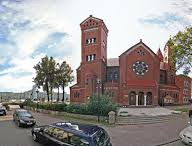
%> input picture Template_Matching/P1.bmp, 192 x 146 px
$ octave --eval "Propanotemcorr;"   (GNU Octave 9; MATLAB toolbox functions it lacks are replaced by stand-ins)
%> lines starting %> are read from the running program, lines starting %| are printed output that depends on the picture; in (x1, y1, x2, y2) boxes, pixels count from 0 and x2, y2 are one past the last pixel; in counts of white or black regions, pixels touching at a corner belong together; the program's own positions count from 1
function Propanotemcorr(  )

%% Variable Initialization
p1 = imread('p1.bmp');
%> p1 is the input picture: size 146x192x3 uint8; mean R, G, B 153.1, 148.3, 146.7
p2 = imread('p2.bmp');
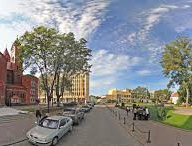
%> input picture Template_Matching/P2.bmp, 192 x 146 px
%> p2 is the input picture: size 146x192x3 uint8; mean R, G, B 136.9, 138.1, 138.4

temp = rgb2gray(p1);
temp1 = rgb2gray(p2);
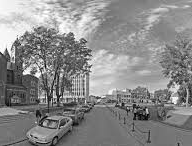
%> temp1: size 146x192 uint8; min 0, max 255, mean 137.8

[p1_y,p1_x,p1_z] = size(p1);
%> p1_y = 146; p1_x = 192; p1_z = 3
[p2_y,p2_x,p2_z] = size(p2);
%> p2_y = 146; p2_x = 192; p2_z = 3

a = temp1(:,1:3);
%> a = 146 rows, first 12: [246 245 244; 246 245 244; 246 245 244; 246 245 244; 246 245 244; 246 245 244; 246 245 244; 246 245 244; 250 249 247; 247 246 245; 245 244 243; 246 245 245]

%% Normalized cross-correlation algorithm
%implemented by using formula
  for j = 1 : p2_x -3
         up1 = double(a(:,:)- mean(a(:)));
         up2 = double((temp(:,j:j+2))- mean(temp(:)));
         dotUp1Up2 = up1.* up2;
         Upper = sum(sum(dotUp1Up2))

         do1 = sum(sum(up1.^2));
         do2 = sum(sum(up2.^2));
         dotDo1Do2 = do1.*do2;
         Down = dotDo1Do2.^0.5;
         answer(1,j) = Upper ./ Down;
  end
%> this loop made 189 passes
%> (Upper, do2, dotDo1Do2, Down) on passes 1 to 3: (566029, 942290, 1.26e+12, 1121504.1), (584987, 978806, 1.31e+12, 1143028.1), (606601, 1031192, 1.38e+12, 1173217)
%> after the loop, answer = 189 values, max 1 at index 154, min 0.505 at index 1, mean 0.797

%% Get starting location
%getting the matched matrix's starting location
[yy,xx] = find(answer == max(answer(:)));
%> yy = 1; xx = 154

%% Panorama effect
%merge 2 pics toge and show on subplot 1
a3  = cat(2,p1(:,1:xx,:),p2);
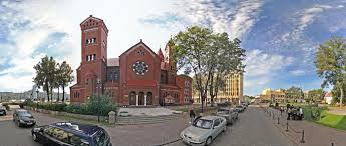
%> a3: size 146x346x3 uint8; mean R, G, B 144.9, 143.9, 143.7
subplot(2,1,1),imshow(a3);
title(sprintf('Panorama effect joining %swith%s','p1.bmp\_','\_p2.bmp'));
% truesize;

%% Border the matched pixels
%surrond the matched pixels with white border
 p1(:,xx,:) = 255;
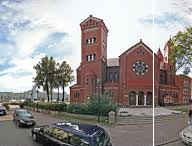
%> p1: size 146x192x3 uint8; 0.52% of pixels changed, all inside (x1, y1, x2, y2) = (153, 0, 154, 146)
 p1(1,xx:xx+5,:) = 255;
%> p1: size 146x192x3 uint8; 0.02% of pixels changed, all inside (x1, y1, x2, y2) = (154, 0, 159, 1)
 p1(:,xx+5,:) = 255;
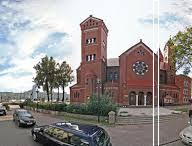
%> p1: size 146x192x3 uint8; mean R, G, B 154.2, 149.5, 147.9
 p1(p1_y,xx:xx+5,:) = 255;
%> p1: size 146x192x3 uint8; 0.01% of pixels changed, all inside (x1, y1, x2, y2) = (154, 145, 158, 146)

%% Blend pic
%show bordered + blend pic on suplot 2
a = p2(:,1:4,:);
found = uint8(zeros(size(p2)));
found(1:p2_y,xx:xx+3,:) = a;
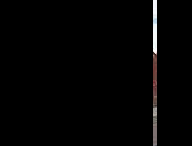
%> found: size 146x192x3 uint8; mean R, G, B 3.3, 3.1, 3
subplot(2,1,2),imshowpair(p1(:,:,3),found,'blend');
%> after `imshowpair(p1(:,:,3),found,'blend')`:
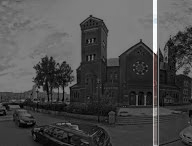
%> displayed picture: size 146x192x3, on the screen's scale of 0 to 255; mean R, G, B 75.9, 75.7, 75.7

end
